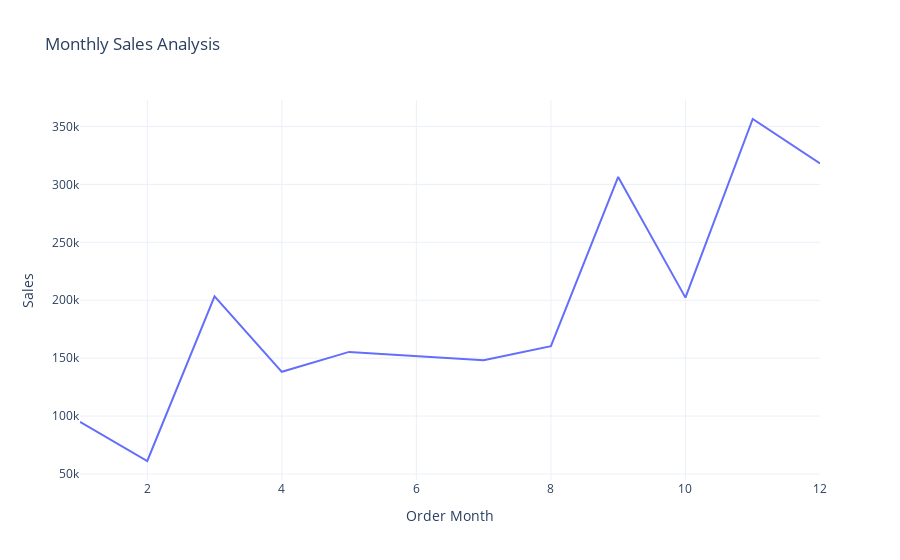

Write notebook code for a chart like this one.
### Markdown cell above
You need to calculate the monthly sales of the store and identify which month had the highest sales and which month had the lowest sales.

### Code cell
sales_by_month = data.groupby('Order Month')['Sales'].sum().reset_index()
fig = px.line(sales_by_month, x = 'Order Month', y ='Sales', title = 'Monthly Sales Analysis')
fig.show()

### Figure 1 — Plotly figure (JSON) as saved in the notebook; plotly's stock layout.template omitted (floating-point values rounded to 4 significant figures)
{"data": [{"hovertemplate": "Order Month=%{x}<br>Sales=%{y}<extra></extra>", "legendgroup": "", "line": {"color": "#636efa", "dash": "solid"}, "marker": {"symbol": "circle"}, "mode": "lines", "name": "", "orientation": "v", "showlegend": false, "type": "scatter", "x": [1, 2, 3, 4, 5, 6, 7, 8, 9, 10, 11, 12], "xaxis": "x", "y": [95090.0, 61230.0, 203400.0, 138200.0, 155400.0, 151900.0, 148200.0, 160400.0, 306400.0, 202300.0, 356500.0, 318200.0], "yaxis": "y"}], "layout": {"legend": {"tracegroupgap": 0}, "title": {"text": "Monthly Sales Analysis"}, "xaxis": {"anchor": "y", "domain": [0, 1], "title": {"text": "Order Month"}}, "yaxis": {"anchor": "x", "domain": [0, 1], "title": {"text": "Sales"}}}}
